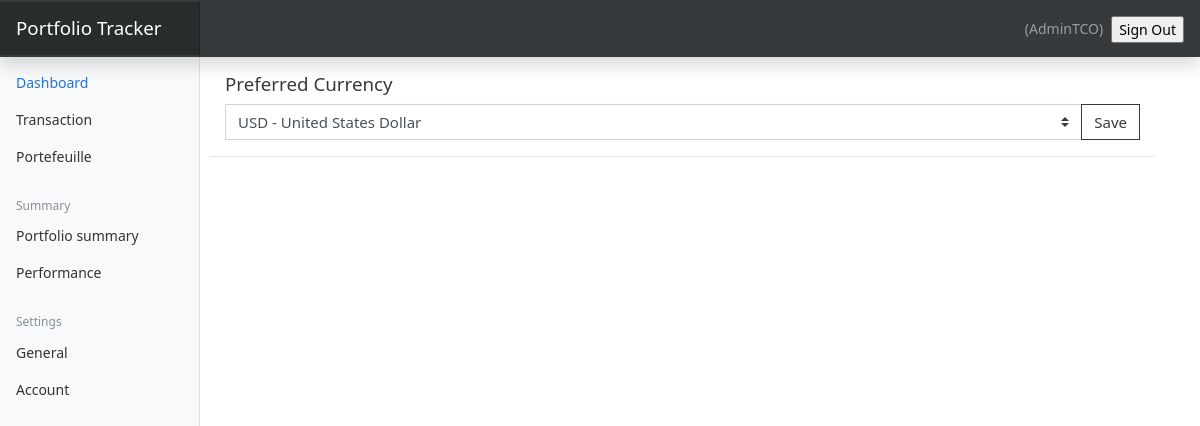
The app's page /preferences/ (signed in), older data.
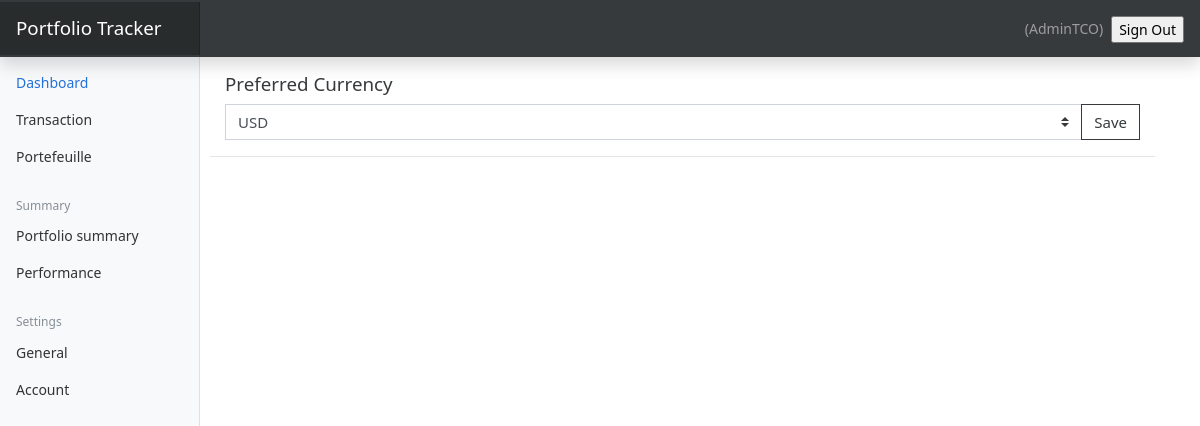
The same page, newer data.
### userpreferences/models.py (models this page shows, shortened)
class UserPreference(models.Model):
    user = models.OneToOneField(to=User, on_delete=models.CASCADE)
    currency = models.CharField(max_length=255, blank=True, null=True)

### userpreferences/views.py (the view, shortened to what this page needs)
# urls.py: path("", views.index, name='home'),
def index(request):
    currency_data = []
    file_path = os.path.join(settings.BASE_DIR, 'currencies.json')
    with open(file_path, 'r') as json_file:
        data = json.load(json_file)
        for k, v in data.items():
            currency_data.append({'name': k, 'value': v})
    exists = UserPreference.objects.filter(user=request.user).exists()
    user_preferences = None
    if exists:
        user_preferences = UserPreference.objects.get(user=request.user)
    if request.method == 'GET':
        return render(request, 'preferences/index.html', {'currencies': currency_data,
                                                          'user_preferences': user_preferences})

### templates/preferences/index.html (shortened to what this page needs)
{% extends 'base.html'%} {% block content %}
<div class="container mt-3">
  <h5>Preferred Currency</h5>
  <form action="{% url 'preferences'%}" method="post">
    <div class="input-group">
      <select name="currency" class="custom-select" id="inputGroupSelect04">
        {% if user_preferences.currency%}
        <option name="currency" selected value="{{user_preferences.currency}}"
          >{{user_preferences.currency}}</option
        >
        {% endif %}
      </select>
      <div class="input-group-append">
        <input class="btn btn-outline-secondary" type="submit" value="Save" />
      </div>
    </div>
  </form>
</div>
<hr />
{% endblock %}

### templates/base.html (shortened to what this page needs)
{% load static %}
<html lang="en">
  <head>
    <link href="{% static 'css/bootstrap.min.css' %}" rel="stylesheet" />
    <link href="{% static 'css/main.css' %}" rel="stylesheet" />
    <link href="{% static 'css/dashboard.css' %}" rel="stylesheet" />
  </head>
  <body>
    <header
      class="navbar navbar-dark sticky-top bg-dark flex-md-nowrap p-0 shadow"
    >
      <a class="navbar-brand col-md-3 col-lg-2 me-0 px-3 fs-6" href="{% url 'home' %}"
        >Portfolio Tracker</a
      >
      <ul
        class="navbar-nav px-3"
        style="display: flex; flex-direction: row; align-items: center;"
      >
        <li class="nav-item text-nowrap">
          <span class="nav-link" href="">
            ({{request.user.username}})
          </span>
        </li>
        <li class="nav-item text-nowrap mt-3 ml-2">
          <form action="{% url  'logout' %}" method="POST">
            <input
              class="text text-capitalize"
              type="submit"
              value="Sign out"
            />
          </form>
        </li>
      </ul>
    </header>
    <div class="container-fluid">
      <div class="row w-100">
        {% include 'partials/_sidebar.html' %}
        <main class="col-md-9 ml-sm-auto col-lg-10 w-100">
          {% block content %} {% endblock %}
        </main>
      </div>
    </div>
  </body>
</html>

### templates/partials/_sidebar.html (shortened to what this page needs)
{% load static %}
<nav
  id="sidebarMenu"
  class="col-md-3 col-lg-2 d-md-block bg-light sidebar collapse"
>
  <div class="position-sticky pt-3">
    <ul class="nav flex-column">
      <li class="nav-item">
        <a class="nav-link active" aria-current="page" href="{% url 'home' %}">
          Dashboard <span class="sr-only">(current)</span>
        </a>
      </li>
      <li class="nav-item">
        <a class="nav-link" href="{% url 'transactions' %}"> Transaction </a>
      </li>
      <li class="nav-item">
        <a class="nav-link" href="{% url 'portefeuille' %}"> Portefeuille
        </a>
      </li>
    </ul>
    <h6
      class="sidebar-heading d-flex justify-content-between align-items-center px-3 mt-4 mb-1 text-muted"
    >
      <span>Summary</span>
    </h6>
    <ul class="nav flex-column mb-2">
      <li class="nav-item">
        <a class="nav-link">
          {% comment %} href="{% url 'stats'%}" {% endcomment %} Portfolio
          summary
        </a>
      </li>
      <li class="nav-item">
        <a class="nav-link" href="#">
          Performance
        </a>
      </li>
    </ul>
    <h6
      class="sidebar-heading d-flex justify-content-between align-items-center px-3 mt-4 mb-1 text-muted"
    >
      <span>Settings</span>
    </h6>
    <ul class="nav flex-column mb-2">
      <li class="nav-item">
        <a class="nav-link" href="{% url 'preferences' %}"> General </a>
      </li>
      <li class="nav-item">
        <a class="nav-link" href="#">
          Account
        </a>
      </li>
    </ul>
  </div>
</nav>

### suivi_portfolio/static/css/dashboard.css (style rules this page uses)
body { font-size: .875rem; }
.sidebar { position: fixed; top: 0; bottom: 0; left: 0; z-index: 100; padding: 48px 0 0; box-shadow: inset -1px 0 0 rgba(0, 0, 0, .1); }
.sidebar .nav-link { font-weight: 500; color: #333; }
.sidebar .nav-link.active { color: #2470dc; }
.sidebar-heading { font-size: .75rem; }
.navbar-brand { padding-top: .75rem; padding-bottom: .75rem; background-color: rgba(0, 0, 0, .25); box-shadow: inset -1px 0 0 rgba(0, 0, 0, .25); }

Row changes from the older to the newer data that the page shows:
changed UserPreference: currency "USD - United States Dollar" → "USD"
